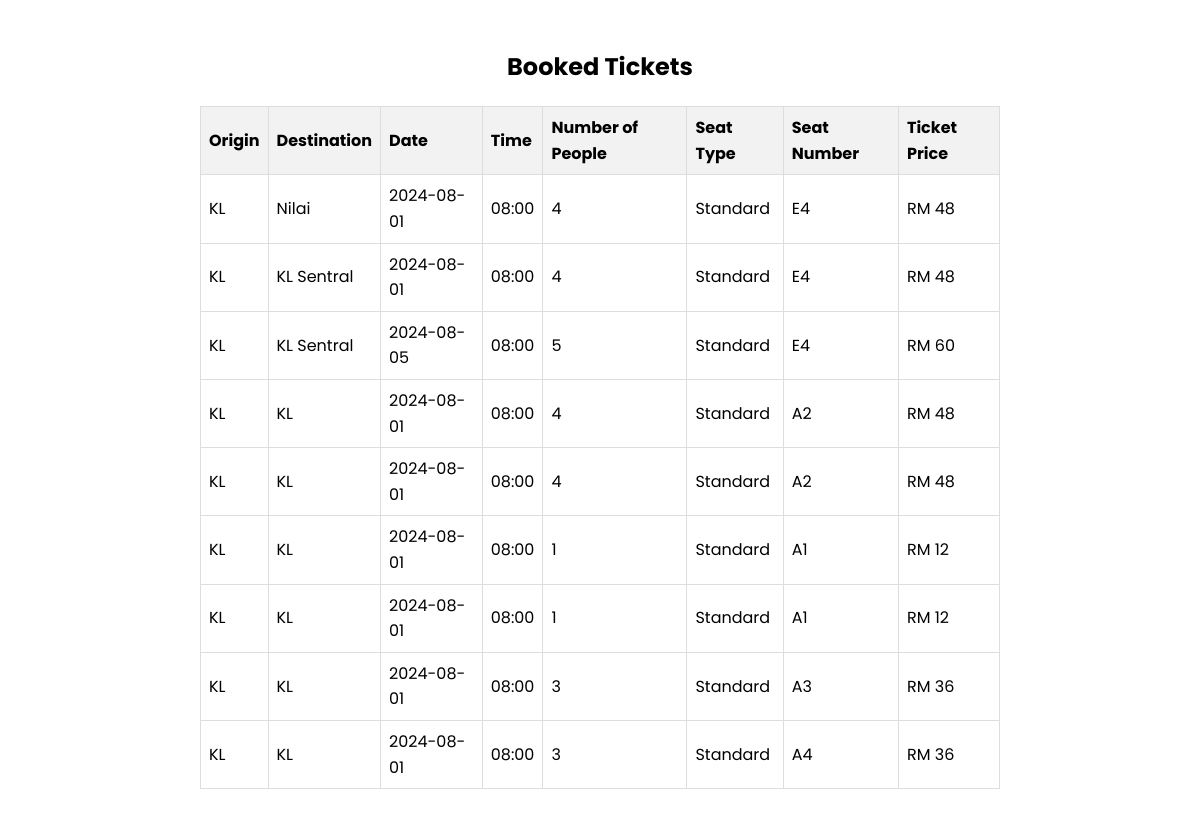
/ticket (signed in), run on an earlier commit of the app's database.
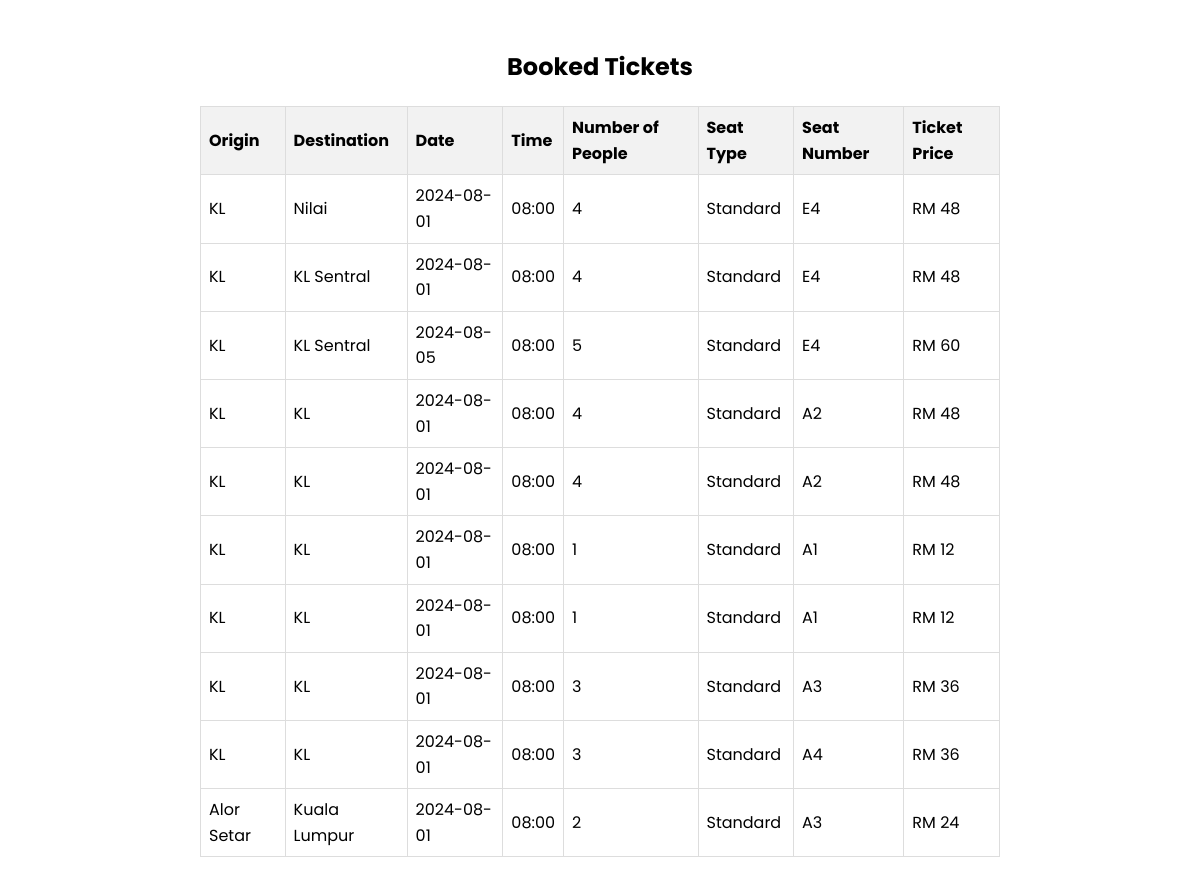
And on a later commit of the database.
### tables this page shows
CREATE TABLE "bookings" (
	"id"	INTEGER,
	"origin"	TEXT NOT NULL,
	"destination"	TEXT NOT NULL,
	"date"	TEXT NOT NULL,
	"time"	TEXT NOT NULL,
	"num_people"	INTEGER NOT NULL,
	"seat_type"	TEXT NOT NULL,
	"seat_number"	TEXT NOT NULL,
	"created_at"	TIMESTAMP DEFAULT CURRENT_TIMESTAMP,
	PRIMARY KEY("id" AUTOINCREMENT)
);

### RailwayGo/auth.py (the view)
@auth.route('/ticket')
@login_required
def ticket():
    conn = get_db_connection()
    cur = conn.execute('SELECT * FROM bookings')
    rows = cur.fetchall()
    bookings = []
    for row in rows:
        booking = dict(row)
        booking['ticket_price'] = calculate_ticket_price(booking)
        bookings.append(booking)
    conn.close()
    return render_template('ticket_ktm.html', bookings=bookings)

### RailwayGo/auth.py (called while the page is built)
def login_required(f):
    @wraps(f)
    def decorated_function(*args, **kwargs):
        if 'user_id' not in session:
            flash('Please log in to access this page.', 'error')
            return redirect(url_for('auth.login'))
        return f(*args, **kwargs)
    return decorated_function

def get_db_connection():
    conn = sqlite3.connect('database.db')
    conn.row_factory = sqlite3.Row
    return conn

def calculate_ticket_price(booking):
    base_price_per_ticket = 12
    num_people = booking['num_people']
    total_price = num_people * base_price_per_ticket
    return total_price

### RailwayGo/templates/ticket_ktm.html (shortened to what this page needs)
<!DOCTYPE html>
<html lang="en">
<head>
</head>
<body>
<div class="container">
    <h2>Booked Tickets</h2>
    <table>
        <thead>
            <tr>
                <th>Origin</th>
                <th>Destination</th>
                <th>Date</th>
                <th>Time</th>
                <th>Number of People</th>
                <th>Seat Type</th>
                <th>Seat Number</th>
                <th>Ticket Price</th>
            </tr>
        </thead>
        <tbody>
            {% for booking in bookings %}
            <tr>
                <td>{{ booking['origin'] }}</td>
                <td>{{ booking['destination'] }}</td>
                <td>{{ booking['date'] }}</td>
                <td>{{ booking['time'] }}</td>
                <td>{{ booking['num_people'] }}</td>
                <td>{{ booking['seat_type'] }}</td>
                <td>{{ booking['seat_number'] }}</td>
                <td>RM {{ booking['ticket_price'] }}</td>
            </tr>
            {% endfor %}
        </tbody>
    </table>
</div>
</body>
</html>

### RailwayGo/templates/ticket_ktm.html (style rules this page uses)
body { font-family: 'Poppins', sans-serif; line-height: 1.6; padding: 20px; }
table { width: 100%; border-collapse: collapse; margin-top: 20px; }
th, td { border: 1px solid #ddd; padding: 8px; text-align: left; }
th { background-color: #f2f2f2; }
.container { max-width: 800px; margin: 0 auto; }
h2 { text-align: center; }

What changed in the data, as far as the page shows it:
added bookings: origin "Alor Setar", destination "Kuala Lumpur", date "2024-08-01", time "08:00", num_people "2", seat_type "Standard", seat_number "A3", ticket_price "24"
